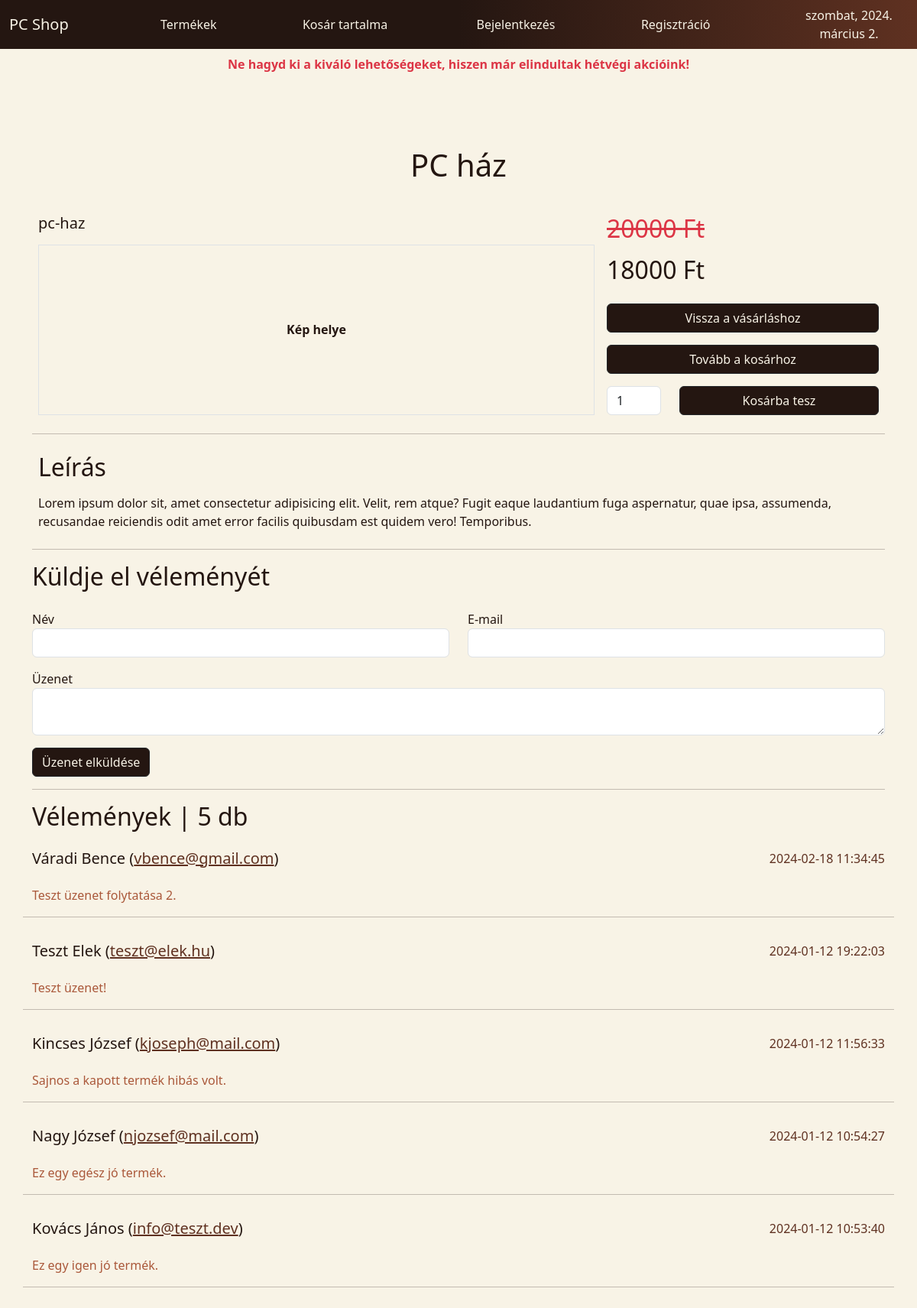
The page /?page=termekView&id=1 on the database its author committed.
### tables this page shows
CREATE TABLE `products` (
  `id` bigint(20) UNSIGNED NOT NULL,
  `name` varchar(255) NOT NULL,
  `sku` varchar(255) DEFAULT NULL,
  `price` int(11) DEFAULT NULL,
  `special_price` int(11) DEFAULT NULL,
  `description` text,
  `manufacturer_id` bigint(20) UNSIGNED DEFAULT NULL,
  `visit_count` int(11) NOT NULL DEFAULT '0',
  `order_count` int(11) NOT NULL DEFAULT '0',
  `main_signed` tinyint(1) NOT NULL DEFAULT '0',
  `week_offer` tinyint(1) NOT NULL DEFAULT '0',
  `season_offer` tinyint(1) NOT NULL DEFAULT '0',
  `top_brand_asus` tinyint(1) NOT NULL DEFAULT '0',
  `top_brand_apple` tinyint(1) NOT NULL DEFAULT '0',
  `top_brand_dell` tinyint(1) NOT NULL DEFAULT '0',
  `top_brand_hp` tinyint(1) NOT NULL DEFAULT '0',
  `top_brand_lenovo` tinyint(1) NOT NULL DEFAULT '0',
  `slug` varchar(255) NOT NULL,
  `created_at` timestamp NULL DEFAULT NULL,
  `updated_at` timestamp NULL DEFAULT NULL
);

CREATE TABLE `comment` (
  `id` int(11) NOT NULL,
  `termek_id` int(11) DEFAULT NULL,
  `comment_name` varchar(60) DEFAULT NULL,
  `comment_email` varchar(60) DEFAULT NULL,
  `comment_message` text,
  `created_at` timestamp NULL DEFAULT CURRENT_TIMESTAMP,
  `updated_at` timestamp NULL DEFAULT NULL ON UPDATE CURRENT_TIMESTAMP
);

### traits/Utilities.php (called while the page is built, shortened)
<?php
trait Utilities {
    function getViewFile( $file ) {
        include(__DIR__."/../views/".$file.".php");
    }
}

### views/termek.php (the view, shortened to what this page needs)
<!DOCTYPE html>
<html lang="en">
<head>
    <link href="https://cdn.jsdelivr.net/npm/bootstrap@5.3.2/dist/css/bootstrap.min.css" rel="stylesheet">
    <link rel="stylesheet" href="https://cdn.jsdelivr.net/npm/bootstrap-icons@1.11.3/font/bootstrap-icons.min.css">
    <link rel="stylesheet" href="./css/style.css">
</head>
<body>
    <?php
    include("nav.php");
    $termekek = mysqli_query($page->connectProcess(), "select * from products where id = '" . $_GET["id"] . "'");
    $termek_focim = mysqli_fetch_array($termekek);
    $comments_display = mysqli_query($page->connectProcess(), "select * from comment where termek_id = ' " . $_GET["id"] . " ' ");
    while ($comment_db = mysqli_fetch_assoc($comments_display)) {
        if (!isset($comments_qtty)) {
            $comments_qtty = [];
        }
        $comments_qtty[] = $comment_db["comment_message"];
    }
    ?>
    <main class="container-lg py-5 main-custom-top">
        <section class="row row-cols-1 gy-3 py-3">
            <article class="col-auto p-2 mx-auto">
                <h1><?php echo $termek_focim["name"] ?></h1>
            </article>
        </section>
        <form action="?page=termekAddToCartProcess&id=<?php echo $_GET["id"] ?>" method="post">
            <?php
            $termekek = mysqli_query($page->connectProcess(), "select * from products where id = '" . $_GET["id"] . "'");
            while ($data = mysqli_fetch_array($termekek)) {
                echo '<section class="row p-2 g-3">
                        <article class="col-sm-6 col-md-8 d-flex flex-column gap-3">
                            <article>
                                <h5 class="card-title termek-cim">' . $data["slug"] . '</h5>
                            </article>
                            <article class="d-flex justify-content-center align-items-center h-100 border">
                                <span><strong>Kép helye</strong></span>
                            </article>
                        </article>
                        <article class="col-sm-6 col-md-4 d-flex flex-column gap-3">
                            <h2 class="card-text text-color">' . ($page->offer($data["week_offer"], $data["price"])) . '</h2>
                            <article><a href="?page=termekekView" class="btn btn-dark w-100">Vissza a vásárláshoz</a></article>
                            <article><a href="?page=kosarView" class="btn btn-dark w-100">Tovább a kosárhoz</a></article>
                            <article class="row gap-3 gap-lg-0">
                                <article class="col-lg-4 col-xl-3"><input type="number" class="form-control" name="darabszam" value="1"></article>
                                <article class="col-lg-8 col-xl-9"><button type="submit" class="btn btn-dark w-100" name="data" value="' . $data["id"] . '">Kosárba tesz</button></article>
                            </article>
                        </article>
                    </section>
                    <hr>
                    <section class="row row-cols-1 p-2">
                        <article class="col pb-3">
                            <h2 class="card-text text-color">Leírás</h2>
                        </article>
                        <article class="col">
                            <p class="card-text text-color">' . $data["description"] . '</p>
                        </article>
                    </section>
                    <hr>';
            }
            ?>
        </form>
        <form action="?page=commentProcess&id=<?php echo $_GET["id"] ?>" method="post">
            <?php
            echo '
            <section class="row">
                <article class="col pb-3">
                    <h2>Küldje el véleményét</h2>
                </article>
            </section>
            <section class="row">
                <article class="col">
                    <div class="row row-cols-1 gap-3">
                        <div class="col">
                            <div class="row gap-3 gap-lg-0">
                                <div class="col-lg-6">
                                    <label for="comment_name">Név</label>
                                    <input type="text" class="form-control" id="comment_name" name="comment_name">
                                </div>
                                <div class="col-lg-6">
                                    <label for="comment_email">E-mail</label>
                                    <input type="email" class="form-control" id="comment_email" name="comment_email">
                                </div>
                            </div>
                        </div>
                        <div class="col">
                            <label for="comment_message">Üzenet</label>
                            <textarea class="form-control" id="comment_message" name="comment_message"></textarea>
                        </div>
                        <div class="col">
                            <button type="submit" class="btn btn-dark" name="send_comment">Üzenet elküldése</button>
                        </div>
                    </div>
                </article>
            </section>';
            ?>
        </form>
        <?php
        echo ' <hr>
            <section class="row">
                <article class="col pb-3">
                    <h2>
                        Vélemények | ' . (isset($comments_qtty) && count($comments_qtty) > 0 ? count($comments_qtty) : '0') . ' db
                    </h2>
                </article>
            </section>
            <section class="row row-cols-1 gy-3">';
        $comments_display = mysqli_query($page->connectProcess(), "select * from comment where termek_id = ' " . $_GET["id"] . " ' order by created_at desc ");
        while ($product_comment = mysqli_fetch_assoc($comments_display)) {
            echo '<article class="col-md-9"><h5>' . $product_comment["comment_name"] . ' (<a class="comment_mail" href="mailto: ' . $product_comment["comment_email"] . '">' . $product_comment["comment_email"] . '</a>)</h5></article>
                <article class="col-md-3 d-flex justify-content-md-end"><span class="message_date">' . $product_comment["created_at"] . '</span></article>
                <article class="col"><span class="message_text">' . $product_comment["comment_message"] . '</span></article>';
            echo '<hr>';
        }
        echo '</section>';
        ?>
    </main>
</body>
</html>

### index.php (shortened to what this page needs)
<?php
$page = new UserController;
if(!$_GET["page"]) {
  $page->homeView();
}
else {
  $getpage = $_GET["page"];
  $page->$getpage();
}

### views/nav.php (shortened to what this page needs)
<?php
$page = new UserController;
?>
<nav class="navbar sticky-top navbar-expand-lg nav-color">
    <div class="container-fluid">
        <a class="navbar-brand link-light" href="index.php">PC Shop</a>
        <div class="order-lg-last">
            <div class="date text-center" id="date-js"></div>
        </div>
        <div class="collapse navbar-collapse w-100" id="navbarNav">
            <ul class="navbar-nav d-lg-flex flex-lg-row justify-content-lg-evenly w-100">
                <li class="nav-item">
                    <a class="nav-link link-light" href="?page=termekekView">Termékek</a>
                </li>
                <li class="nav-item">
                    <a class="nav-link link-light" href="?page=kosarView">
                        <span class="position-relative pt-1 pe-1">Kosár tartalma
                        </span>
                    </a>
                </li>
                <?php if (isset($_SESSION['user']) == false) { ?>
                    <li class="nav-item">
                        <a class="nav-link link-light" href="#loginModal" data-bs-toggle="modal">Bejelentkezés</a>
                    </li>
                    <li class="nav-item">
                        <a class="nav-link link-light" href="#regModal" data-bs-toggle="modal">Regisztráció</a>
                    </li>
                <?php } ?>
            </ul>
        </div>
    </div>
</nav>
<?php
echo $page->navOffer();
?>

### controllers/UserController.php (shortened to what this page needs)
<?php
class UserController
{
    function offer($weekoffer, $price)
    {
        $val = 0.9;
        $t = getdate();
        if ($_SESSION["today"] === 0 || $_SESSION["today"] === 6) {
            return $weekoffer === "1" ? '<p class="text-decoration-line-through text-danger">' . $price . ' Ft</p><div>' . $price * $_SESSION["week_offer"] . ' Ft</div>' : '<div>' . $price . ' Ft</div>';
        } else {
            return '<p>' . $price . ' Ft</p>';
        }
    }
    function navOffer() {
        $t = getdate();
        if ($_SESSION["today"] === 0 || $_SESSION["today"] === 6) {
            return '<header class="position-fixed w-100 week-color"><div class="container-fluid"><div class="col py-2 d-flex justify-content-center align-items-center">
                        <span class="week-offer text-danger"><strong>Ne hagyd ki a kiváló lehetőségeket, hiszen már elindultak hétvégi akcióink!</strong></span>
                    </div></div></header>';
        }
    }
    function connectProcess()
    {
        $connection = mysqli_connect("localhost", "root", "12345", "pcshop");
        mysqli_set_charset($connection, "utf8mb4");
        return $connection;
    }
    function termekView()
    {
        $this->getViewFile("termek");
    }
}

### css/style.css (style rules this page uses)
* { box-sizing: border-box; }
:root { --first: #f8f3e6; --second: #D1917A; --third: #AA583A; --fourth: #5F3121; --fifth: #241611; --transition: 800ms; --bs-body-color-rgb: #fff; }
html, body { background-color: var(--first); font-family: system-ui, -apple-system, BlinkMacSystemFont, 'Segoe UI', Roboto, Oxygen, Ubuntu, Cantarell, 'Open Sans', 'Helvetica Neue', sans-serif; }
.nav-color { background-image: linear-gradient(to right,var(--fifth), var(--fifth), var(--fourth))!important; }
.nav-link, .welcome-text, .navbar-brand { color: var(--first)!important; transition: all var(--transition); }
.main-custom-top { margin-top: 3.5rem; }
.week-color { background-color: var(--first); z-index: 50!important; }
.week-offer { animation-name: week-offer!important; animation-duration: 4s!important; animation-iteration-count: infinite!important; }
.termek-cim, .name-color, .text-color, body, h1, h2, h3, h4, h5, h6 { color: var(--fifth)!important; }
.modal-text-custom, .date { color: var(--first)!important; }
.comment_mail { color: var(--fourth)!important; transition: all var(--transition)!important; }
.message_date { color: var(--fourth)!important; }
.message_text { color: var(--third)!important; }
.btn-dark { background-color: var(--fifth); color: var(--first); transition: all var(--transition); }

### rows shown on the page
products: name "PC ház", slug "pc-haz", price "20000", $price*$_SESSION['week_offer'] "18000", description "Lorem ipsum dolor sit, amet consectetur adipisicing elit. Velit, rem atque? Fugit eaque laudantium fuga aspernatur, quae ipsa, assumenda, recusandae reiciendis odit amet error facilis quibusdam est quidem vero! Temporibus."
comment: comment_name "Váradi Bence", comment_email "vbence@gmail.com", created_at "2024-02-18 11:34:45", comment_message "Teszt üzenet folytatása 2."
comment: comment_name "Teszt Elek", comment_email "teszt@elek.hu", created_at "2024-01-12 19:22:03", comment_message "Teszt üzenet!"
comment: comment_name "Kincses József", comment_email "kjoseph@mail.com", created_at "2024-01-12 11:56:33", comment_message "Sajnos a kapott termék hibás volt."
comment: comment_name "Nagy József", comment_email "njozsef@mail.com", created_at "2024-01-12 10:54:27", comment_message "Ez egy egész jó termék."
comment: comment_name "Kovács János", comment_email "info@teszt.dev", created_at "2024-01-12 10:53:40", comment_message "Ez egy igen jó termék."

### other values the page prints
count($comments_qtty) "5"
